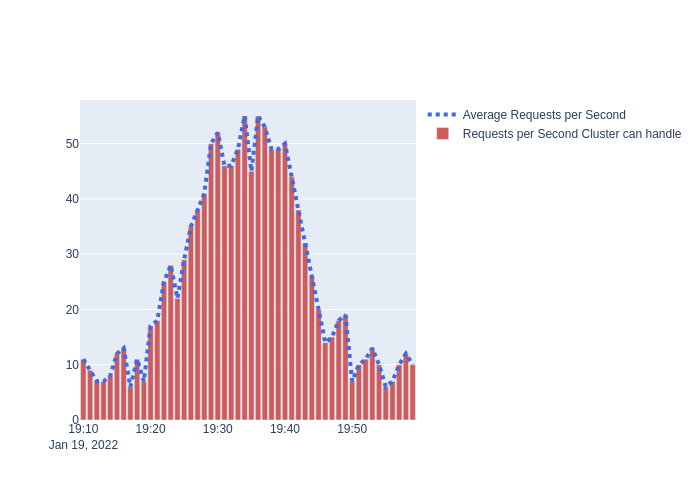

Source code (Python):
import plotly.graph_objects as go
import random 
import os

base_dir = os.path.dirname(__file__)

date_times_by_minute = [f'2022-01-19 19:{i}:00' for i in range(0, 60)]
requests_per_second = [
    #Stable for first 20 minutes
    *[random.randint(6, 13) for i in range(0, 20)],
    # Then a spike
    *[17, 18, 25, 28 , 22, 29, 35, 38, 41, 50],
    # stable for the next 10 minutes at 50 Requests per second + or - 5
    *[random.randint(45, 55) for i in range(0, 10)],
    # Then a ramp down to original levels over 10 minutes
    *[50, 44, 38, 32, 26, 20, 14, 15, 18, 19],
    # Then stability for the last 10 minutes
    *[random.randint(6, 13) for i in range(0, 10)],
]



server_size = 1
sample_rate = 1
server_count = 10
restrict_to_one_by_one = False

total_servers = []
date_times_by_n_minute = [f'2022-01-19 19:{i}:00' for i in range(0, 60, sample_rate)]
for i in range(0, 60, sample_rate):
    requests_per_second_average = sum(requests_per_second[i:i+sample_rate]) / sample_rate
    rounded_average = round(requests_per_second_average / server_size) * server_size
    
    if not restrict_to_one_by_one:
        total_servers.append(rounded_average)
        continue

    if rounded_average > server_count:
        server_count += server_size
    elif rounded_average < server_count:
        server_count -= server_size
    total_servers.append(server_count)

fig = go.Figure()
# Create and style traces
fig.add_trace(go.Scatter(x=date_times_by_minute, y=requests_per_second, name='Average Requests per Second',
                         line=dict(color='royalblue', width=4, dash='dot')))

fig.add_bar(x=date_times_by_n_minute, y=total_servers, name='Requests per Second\nCluster can handle', marker_color='indianred')
fig.write_image(f"{base_dir}/load_balanced_over_time_4_chart.png")
